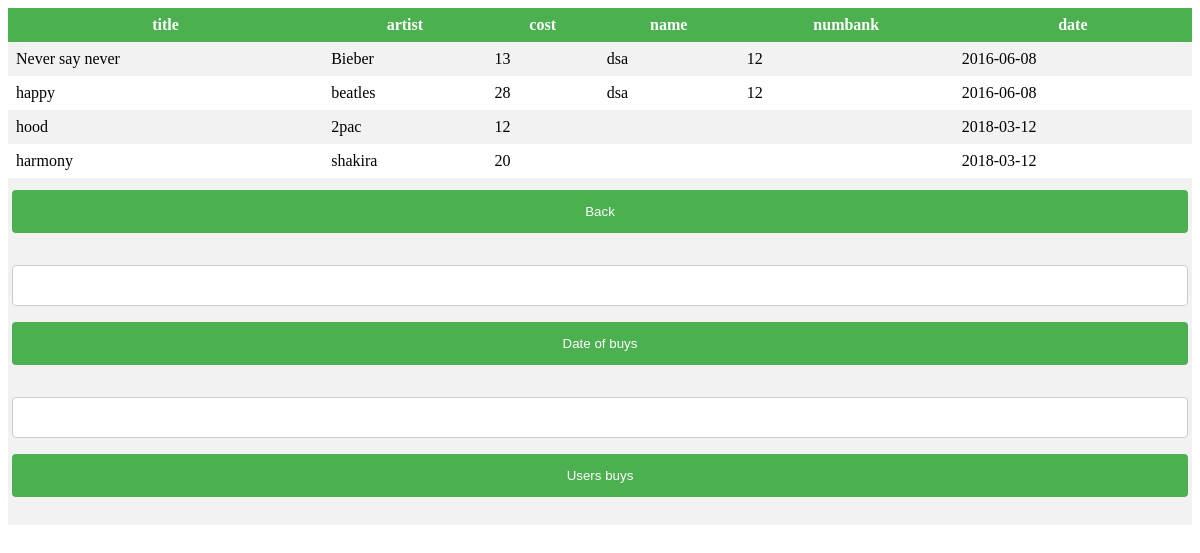
The app's page /admin.php with its own data.
### tables this page shows
CREATE TABLE `buy` (
  `title` text NOT NULL,
  `artist` text NOT NULL,
  `cost` int(11) NOT NULL,
  `name` text NOT NULL,
  `numbank` varchar(15) NOT NULL,
  `category` text NOT NULL,
  `date` date NOT NULL
);

### admin.php (the view, shortened to what this page needs)
<html>
 <head>
            </head>
            <body>
<?php
 $con = mysqli_connect("localhost", "root", "", "cd");
        $sql = "SELECT title,artist,cost,name,numbank,date FROM buy";
    $result = mysqli_query($con, $sql);
    ?>
    <table cellpadding="2" cellspacing="2" border="0">
        <tr>
            <th>title</th>
            <th>artist</th>
            <th>cost</th>
            <th>name</th>
            <th>numbank</th>
            <th>date</th>
       </tr>
    <?php if (mysqli_num_rows($result) > 0) {
    while($row = mysqli_fetch_assoc($result)) { ?>
        <tr>
            <td><?php echo $row["title"]; ?></td>
            <td><?php echo $row["artist"]; ?></td>
            <td><?php echo $row["cost"]; ?></td>
            <td><?php echo $row["name"]; ?></td>
            <td><?php echo $row["numbank"]; ?></td>
            <td><?php echo $row["date"]; ?></td>
            </tr>
        <?php }
        }
     ?>
        </table>
        <div>
<form action="admin1.php" method="POST">
<input value="Back" type="submit">
</form>
<form action="date.php" method="POST">
<input type="text" name="date">
<input value="Date of buys" type="submit">
</form>
<form action="name.php" method="POST">
<input type="text" name="name">
<input value="Users buys" type="submit">
</form>
</div>
    </body>

### admin.php (style rules this page uses)
input[type=submit] { width:100%; background-color:4CAF50; color:white; padding:14px 20px; margin:8px 0px; border:none; border-radius:4px; cursor:pointer; }
div { border-radius:px; background-color:#f2f2f2; padding:4px; }
input[type=text] { width: 100%; padding: 12px 20px; margin: 8px 0; display: inline-block; border: 1px solid #ccc; border-radius: 4px; box-sizing: border-box; }
table { border-collapse:collapse; width:100% }
th,td { textalign:left; padding:8px; }
tr:nth-child(even) { background-color:#f2f2f2 }
th { background-color:#4CAF50; color:white; }

### records on screen
buy: title "Never say never", artist "Bieber", cost "13", name "dsa", numbank "12", date "2016-06-08"
buy: title "happy", artist "beatles", cost "28", name "dsa", numbank "12", date "2016-06-08"
buy: title "hood", artist "2pac", cost "12", date "2018-03-12"
buy: title "harmony", artist "shakira", cost "20", date "2018-03-12"
